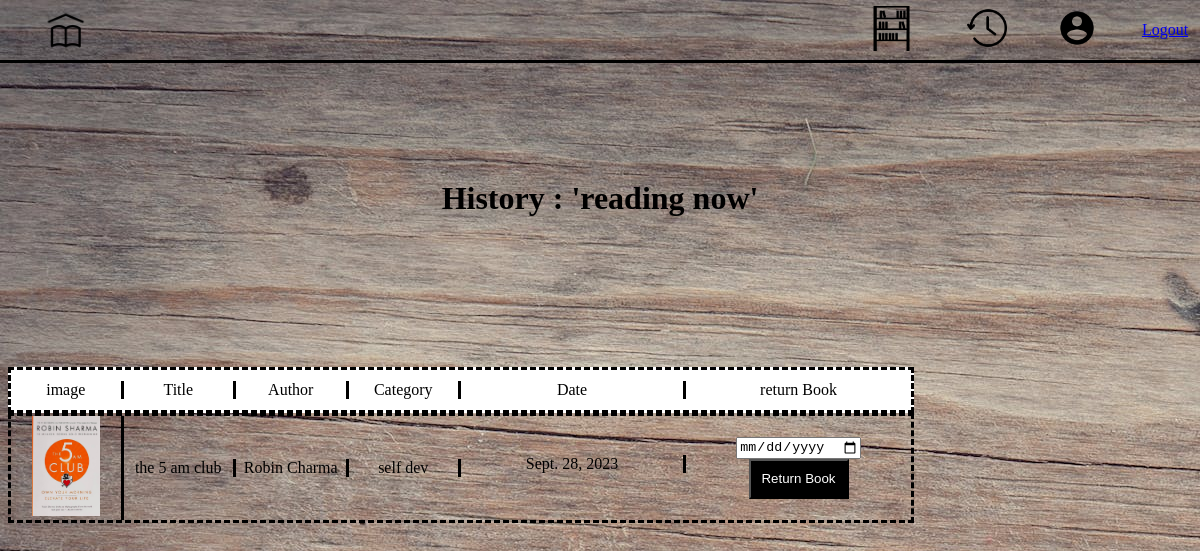
/pages/history/ (signed in), run on the app's committed database.
### library/models.py (models this page shows, shortened)
class BookHistory(models.Model):
  customer = models.ForeignKey(customer, on_delete=models.CASCADE)
  book = models.ForeignKey(Book, on_delete=models.CASCADE, blank=True, null=True)
  starting_date = models.DateField(null=True, blank=True)

class Book(models.Model):
  title = models.CharField(max_length=30, null=True)
  author = models.CharField(max_length=30, null=True)
  category = models.CharField(max_length=30, null=True)
  ISBN = models.CharField(max_length=30, null=True)
  status = models.CharField(max_length=30, null=True)
  image = models.ImageField(null=True, blank=True)
  @property
  def imageURL(self):
    try:
        url = self.image.url
    except:
        url = ''
    return url

### library/views.py (the view)
# urls.py: path('history/',views.history, name='history'),
def history(request):
    if request.user.is_authenticated:
        customer = request.user.customer
        historyitems = BookHistory.objects.filter(customer=customer)
    else:
        historyitems =[]
    context = {'historyitems': historyitems}
    return render(request,'library/html/history.html', context)

### library/templates/library/html/history.html (shortened to what this page needs)
{% load static %}
<!DOCTYPE html>
<html lang="en">
<head>
    <link rel="stylesheet" href="{% static 'css/home.css' %}">
    <link rel="stylesheet" href="{% static 'css/confirmation.css' %}">
    <link rel="stylesheet" href="{% static 'css/history.css' %}">
</head>
<body>
    <div class="header">
        <div class="homebutton">
          <div class="homebutton2"><a class="try"  href="{% url 'home'%}"><img class="home-image" src="{% static 'images/home.png' %}" alt=""></a></div>
        </div>
        <div class="headersearch">
        </div>
        <div class="headeritems">
          <div class="headeritemelement"><a class="try" href="{% url 'myshelf' %}"><img class="shelf-image" src="{% static 'images/shelf.jpeg'%}" alt=""></a></div>
          <div class="headeritemelement"><a class="try" href="{% url 'returning' %}"><img class="history-image" src="{% static 'images/history.png' %}" alt=""></a></div>
          <div class="headeritemelement"><a class="try" href="{% url 'account' %}"><img class="account-image" src="{% static 'images/account.png' %}" alt=""></a></div>
          <div><p><a href="{% url 'logout' %}">Logout</a></p></div>
        </div>
    </div>
        <div class="history-summary"><h1>History : 'reading now'</h1></div>
            <div class="history-list-container">
                <div class="history-label-container">
                    <div class="labels">image</div>
                    <div class="labels">Title</div>
                    <div class="labels">Author</div>
                    <div class="labels">Category</div>
                    <div class="labels">Date</div>
                    <div>return Book</div>
                </div>
                {% for item in historyitems %}
                    <div class="history-items">
                        <div class="labels"><img class="check-img" src="{{item.book.imageURL}}" alt=""></div>
                        <div class="labels">{{item.book.title}}</div>
                        <div class="labels">{{item.book.author}}</div>
                        <div class="labels">{{item.book.category}}</div>
                        <p class="labels summary-items-date">{{item.starting_date}}</p>
                        <div>
                            <input id="returning-date" class="return-date-input" type="date">
                            <button data-book="{{item.book.id}}" data-action="Confirm" class="Return-button return-book">Return Book</button>
                        </div>
                    </div>
                {% endfor %}
            </div>
</body>
</html>

### static/css/home.css (style rules this page uses)
body { background-image: url("../images/background/back.jpeg"); }
.header { display: grid; grid-template-columns: 1fr 1fr 1fr; height: 60px; position: absolute; left: 0; right: 0; top: 0; bottom: 0; border-bottom-style: solid; border-bottom-color: black; }
.headeritems { align-items: center; text-align: center; justify-content: end; display: grid; grid-template-columns: 95px 85px 85px 70px; column-gap: 5px; }
.homebutton { margin-left: 20px; width: 90px; align-items: center; text-align: center; justify-content: center; }
.homebutton2 { justify-content: center; padding-top: 8px; align-items: center; }
.headeritemelement { margin-right: 12px; }
.try { color: black; text-decoration: none; }
.shelf-image, .home-image { height: 45px; }
.history-image, .account-image { height: 40px; }
.headersearch { padding-top: 9px; text-align: center; }
::placeholder { color: white; }

### static/css/confirmation.css (style rules this page uses)
.summary-items-items, .summary-items-date { margin-top: 8px; padding: 0; }

### static/css/history.css (style rules this page uses)
.history-items { display: grid; grid-template-columns: 1fr 1fr 1fr 1fr 2fr 2fr; width: 900px; border: black; border-width: 3px; border-style: dashed; text-align: center; align-items: center; }
.check-img { height: 100px; }
.history-summary { text-align: center; margin-bottom: 90px; margin-top: 180px; }
.history-list-container { margin-top: 150px; }
.history-label-container { display: grid; grid-template-columns: 1fr 1fr 1fr 1fr 2fr 2fr; width: 900px; text-align: center; align-items: center; border-color: black; border-width: 3px; border-style: dashed; height: 40px; background-color: white; }
.labels { border-right-color: black; border-right-width: 3px; border-right-style: solid; }
.Return-button { width: 100px; margin: auto; height: 40px; color: white; background-color: black; transition: color 0.5s, background-color 0.5s; }

### data on the page
BookHistory: book.imageURL (picture), book "the 5 am club", book.author "Robin Charma", book.category "self dev", starting_date "Sept. 28, 2023"
